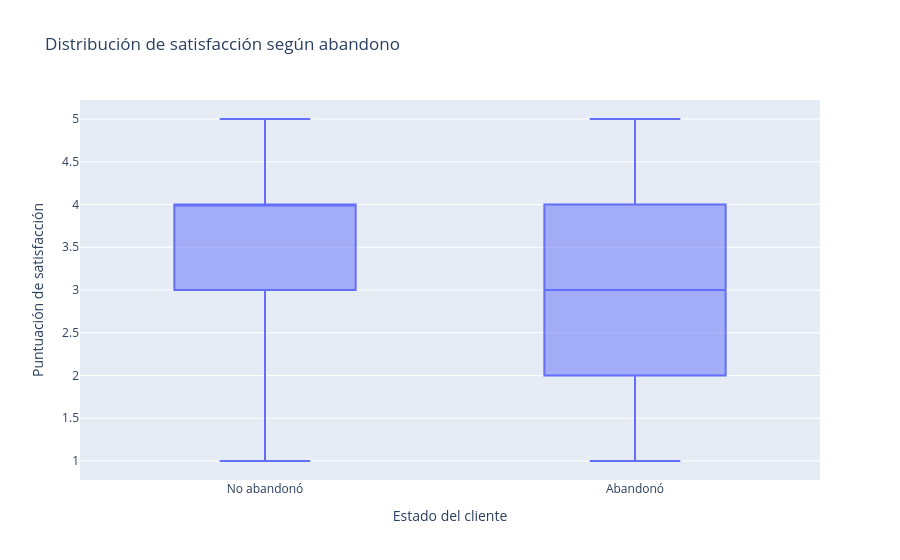

Write notebook code for a chart like this one.
### Markdown cell above
### 20.5 ¿Qué relación descriptiva existe entre satisfacción y churn?

Se comparan las distribuciones completas y se informa la cantidad de valores válidos y faltantes. No se imputan puntuaciones para construir el gráfico.

### Code cell
tabla_satisfaccion = (
    df_eda
    .groupby(
        "churn",
        as_index=False
    )
    .agg(
        total_customers=(
            "customer_id",
            "size"
        ),
        valid_satisfaction=(
            "satisfaction_score",
            "count"
        ),
        mean_satisfaction=(
            "satisfaction_score",
            "mean"
        ),
        median_satisfaction=(
            "satisfaction_score",
            "median"
        )
    )
)

tabla_satisfaccion[
    "missing_satisfaction"
] = (
    tabla_satisfaccion["total_customers"]
    - tabla_satisfaccion["valid_satisfaction"]
)

tabla_satisfaccion["missing_pct"] = (
    tabla_satisfaccion["missing_satisfaction"]
    / tabla_satisfaccion["total_customers"]
    * 100
)

tabla_satisfaccion["churn_label"] = (
    tabla_satisfaccion["churn"]
    .map({
        0: "No abandonó",
        1: "Abandonó"
    })
)

display(
    tabla_satisfaccion[
        [
            "churn_label",
            "total_customers",
            "valid_satisfaction",
            "missing_satisfaction",
            "missing_pct",
            "mean_satisfaction",
            "median_satisfaction"
        ]
    ]
)

satisfaccion_valida = (
    df_eda
    .dropna(
        subset=["satisfaction_score"]
    )
    .copy()
)

satisfaccion_valida["churn_label"] = (
    satisfaccion_valida["churn"]
    .map({
        0: "No abandonó",
        1: "Abandonó"
    })
)

fig_satisfaccion = px.box(
    satisfaccion_valida,
    x="churn_label",
    y="satisfaction_score",
    points=False,
    category_orders={
        "churn_label": [
            "No abandonó",
            "Abandonó"
        ]
    },
    labels={
        "churn_label": "Estado del cliente",
        "satisfaction_score": (
            "Puntuación de satisfacción"
        )
    },
    title=(
        "Distribución de satisfacción "
        "según abandono"
    )
)

fig_satisfaccion.show()

### Figure 1 — Plotly figure (JSON) as saved in the notebook; plotly's stock layout.template omitted (floating-point values rounded to 4 significant figures; data arrays with more than 128 entries replaced by an {"elided": "..."} marker saying what was removed)
{"data": [{"alignmentgroup": "True", "boxpoints": false, "hovertemplate": "Estado del cliente=%{x}<br>Puntuación de satisfacción=%{y}<extra></extra>", "legendgroup": "", "marker": {"color": "#636efa"}, "name": "", "notched": false, "offsetgroup": "", "orientation": "v", "showlegend": false, "type": "box", "x": {"elided": "14298 str values"}, "x0": " ", "xaxis": "x", "y": {"elided": "14298 float values"}, "y0": " ", "yaxis": "y"}], "layout": {"boxmode": "group", "legend": {"tracegroupgap": 0}, "title": {"text": "Distribución de satisfacción según abandono"}, "xaxis": {"anchor": "y", "categoryarray": ["No abandonó", "Abandonó"], "categoryorder": "array", "domain": [0.0, 1.0], "title": {"text": "Estado del cliente"}}, "yaxis": {"anchor": "x", "domain": [0.0, 1.0], "title": {"text": "Puntuación de satisfacción"}}}}
